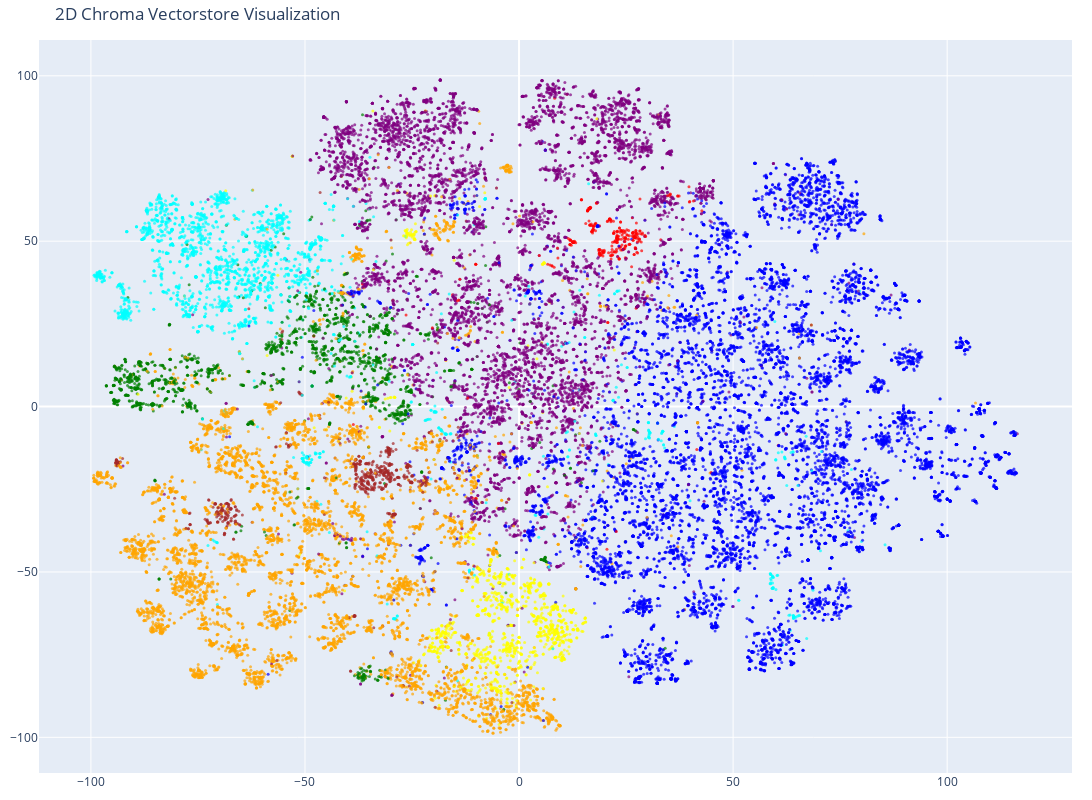
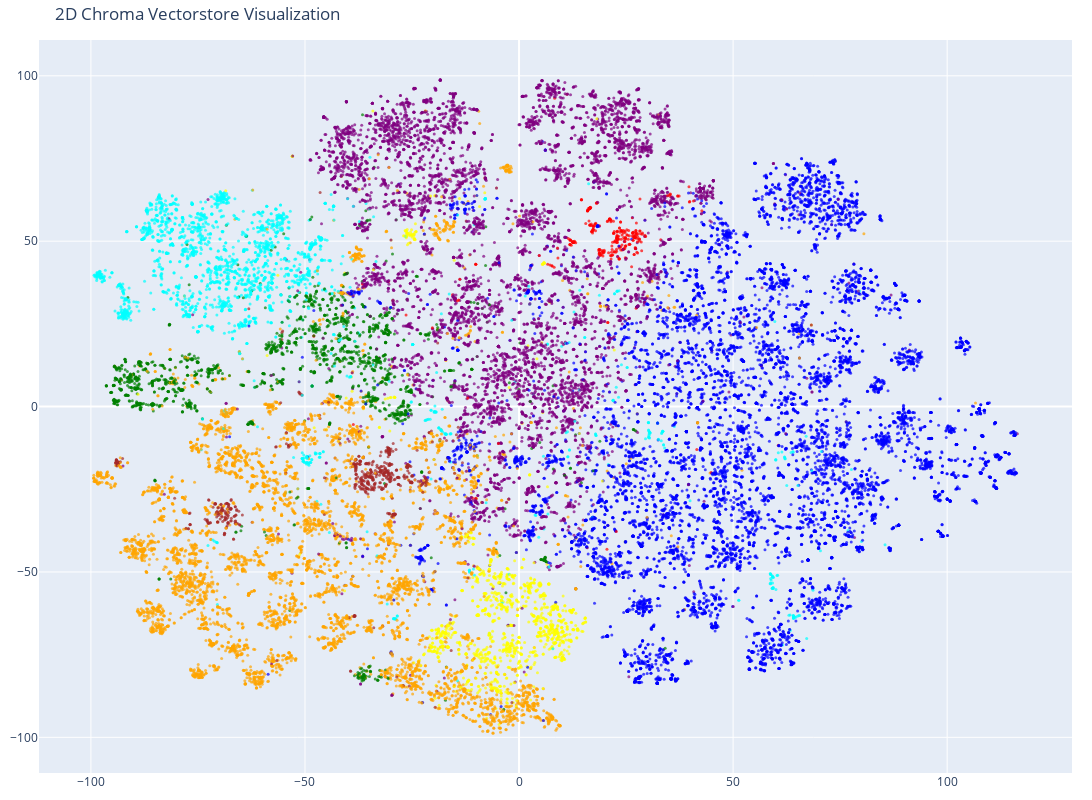

The cell these charts' notebook holds for them, in order:
### Code cell
# Create the 2D scatter plot
fig = go.Figure(data=[go.Scatter(
    x=reduced_vectors[:, 0],
    y=reduced_vectors[:, 1],
    mode='markers',
    marker=dict(size=3, color=colors, opacity=0.7),
)])

fig.update_layout(
    title='2D Chroma Vectorstore Visualization',
    scene=dict(xaxis_title='x', yaxis_title='y'),
    width=1200,
    height=800,
    margin=dict(r=20, b=10, l=10, t=40)
)

fig.show()# Create the 2D scatter plot
fig = go.Figure(data=[go.Scatter(
    x=reduced_vectors[:, 0],
    y=reduced_vectors[:, 1],
    mode='markers',
    marker=dict(size=3, color=colors, opacity=0.7),
)])

fig.update_layout(
    title='2D Chroma Vectorstore Visualization',
    scene=dict(xaxis_title='x', yaxis_title='y'),
    width=1200,
    height=800,
    margin=dict(r=20, b=10, l=10, t=40)
)

fig.show()

### Figure 1 — Plotly figure (JSON) as saved in the notebook; plotly's stock layout.template omitted (floating-point values rounded to 4 significant figures; data arrays with more than 128 entries replaced by an {"elided": "..."} marker saying what was removed)
{"data": [{"marker": {"color": {"elided": "30000 str values"}, "opacity": 0.7, "size": 3}, "mode": "markers", "type": "scatter", "x": {"elided": "30000 float values"}, "y": {"elided": "30000 float values"}}], "layout": {"height": 800, "margin": {"b": 10, "l": 10, "r": 20, "t": 40}, "scene": {"xaxis": {"title": {"text": "x"}}, "yaxis": {"title": {"text": "y"}}}, "title": {"text": "2D Chroma Vectorstore Visualization"}, "width": 1200}}

### Figure 2 — Plotly figure (JSON) as saved in the notebook; plotly's stock layout.template omitted (floating-point values rounded to 4 significant figures; data arrays with more than 128 entries replaced by an {"elided": "..."} marker saying what was removed)
{"data": [{"marker": {"color": {"elided": "30000 str values"}, "opacity": 0.7, "size": 3}, "mode": "markers", "type": "scatter", "x": {"elided": "30000 float values"}, "y": {"elided": "30000 float values"}}], "layout": {"height": 800, "margin": {"b": 10, "l": 10, "r": 20, "t": 40}, "scene": {"xaxis": {"title": {"text": "x"}}, "yaxis": {"title": {"text": "y"}}}, "title": {"text": "2D Chroma Vectorstore Visualization"}, "width": 1200}}
